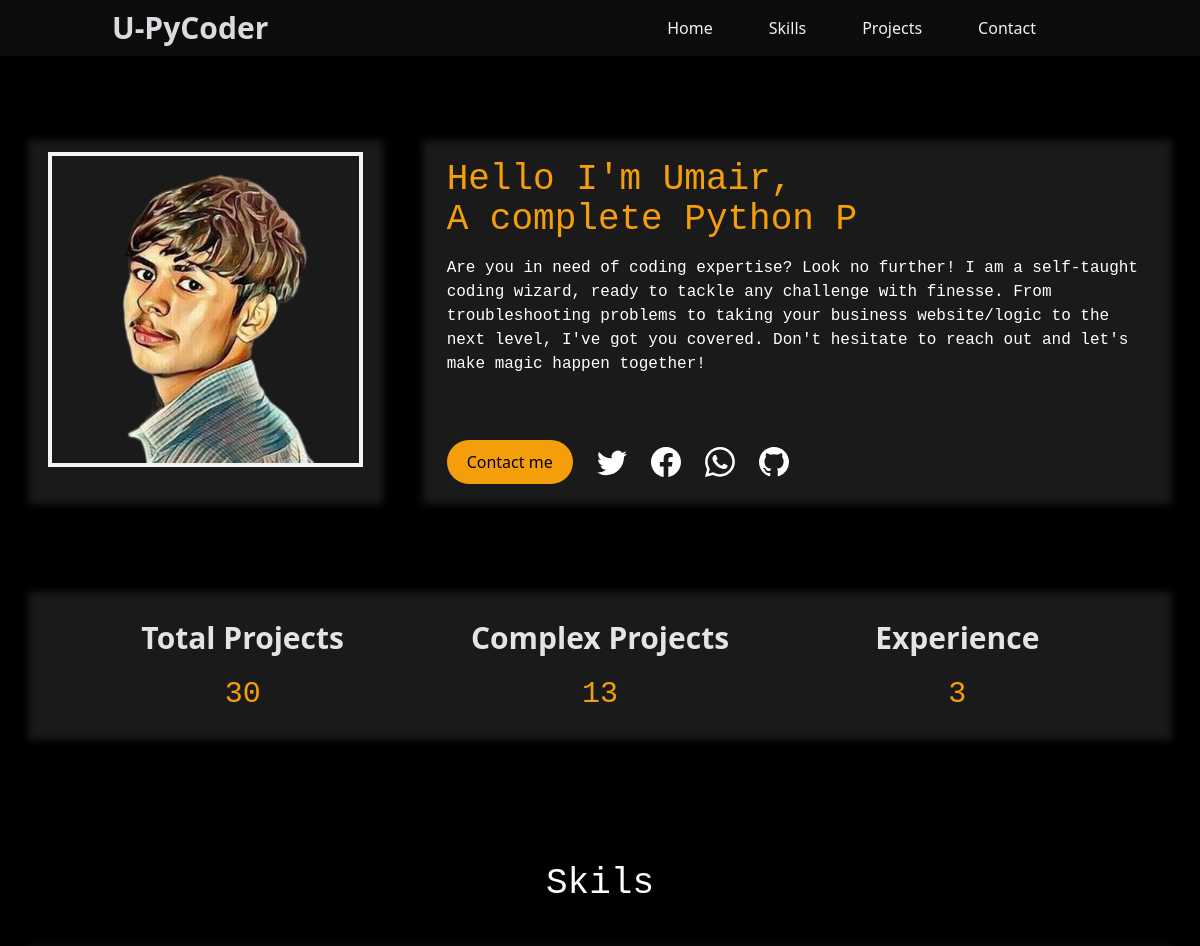
/ (upper part), run on an earlier commit of the app's database.
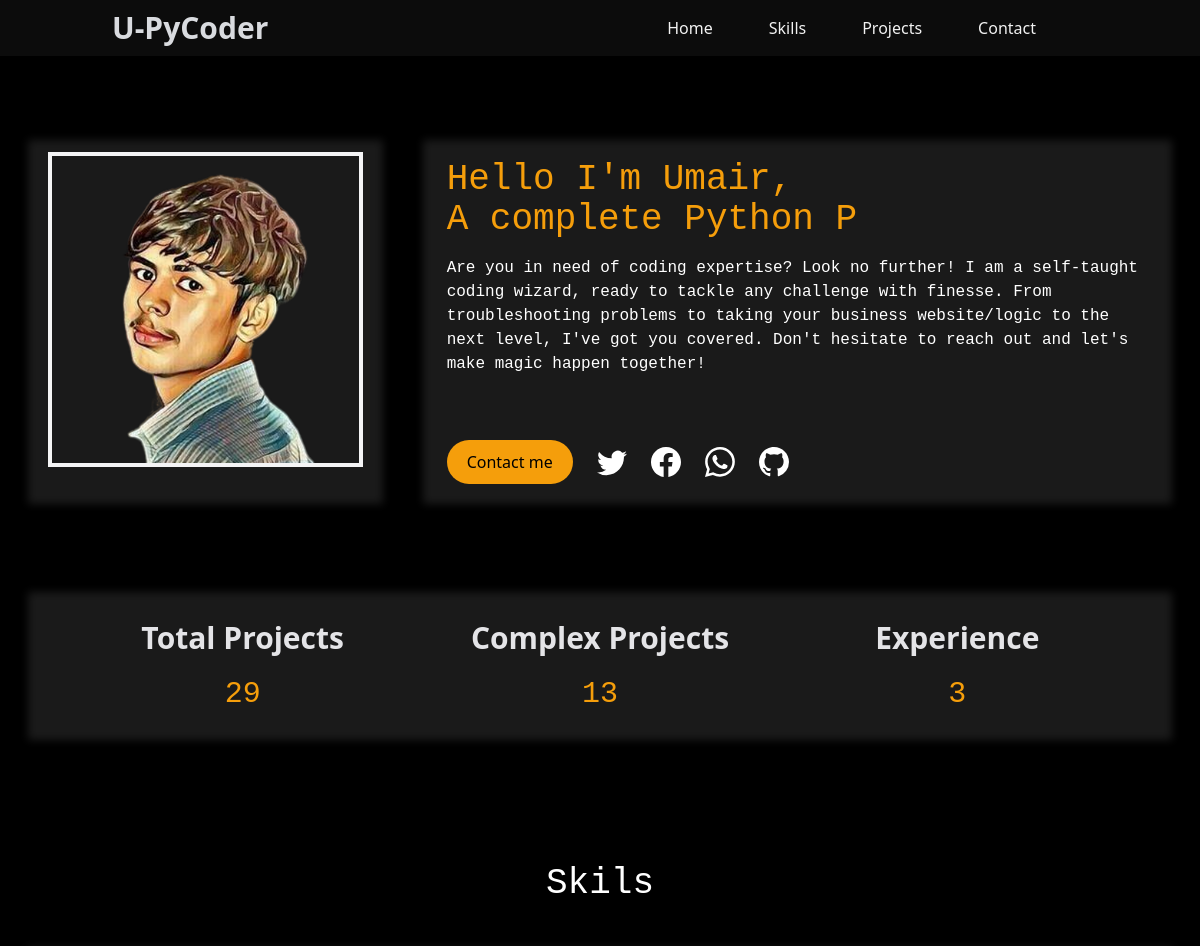
And on a later commit of the database.
### app/models.py (models this page shows)
class projectscount(models.Model):
    total = models.IntegerField()
    complex = models.IntegerField()
    experience = models.CharField(max_length=20)

### app/views.py (the view, shortened to what this page needs)
# urls.py: path('',index,name='index'),
def index(request):
    cached_data = cache.get('index_data')
    if cached_data is None:
        print("data cached")
        nav = ['Home', 'Skills', 'Projects', 'Contact']
        photo = projectsphoto.objects.all()
        count = projectscount.objects.all()
        cache.set('index_data', {'nav': nav, 'photo': photo, 'count': count})
    else:
        print("already cached data used ")
        nav = cached_data['nav']
        photo = cached_data['photo']
        count = cached_data['count']
    return render(request, 'index.html', {'nav': nav, 'photo': photo, 'count': count})

### templates/index.html (shortened to what this page needs)
{% extends 'base.html' %}
{% block content %}
{% include 'nav.html' %}
  {% include 'hero.html' %}
 {% include 'skills.html' %}
  {% endblock content %}

### templates/base.html (shortened to what this page needs)
<!DOCTYPE html>
{% load static %}
<html lang="en" class="scroll scroll-smooth">
<head>
    <script src="https://cdn.tailwindcss.com"></script>
    <link rel="stylesheet" href="https://cdn.jsdelivr.net/npm/simple-notify@1.0.4/dist/simple-notify.css" />
</head>
<body id="home" class="bg-black">
    {% block content %}
    {% endblock content %}
</body>
</html>

### templates/nav.html (shortened to what this page needs)
<nav x-data="{ isOpen: false }" class="sticky z-50  md:top-0 md:bg-white  md:bg-opacity-5 shadow-2xl md:opacity-95 md:backdrop-filter md:backdrop-blur-lg ">
  <div class="container px-6 py-2 mx-auto md:flex md:justify-between md:items-center">
      <div class="flex items-center justify-between">
          <div>
              <a class="text-2xl font-bold text-gray-200  duration-300 transform  lg:text-3xl hover:text-gray-300 transition-all ease-in-out"
                  href="#">U-PyCoder</a>
          </div>
      </div>
      <div x-cloak :class="[isOpen ? 'translate-x-0 opacity-100 ' : 'opacity-0 -translate-x-full']"
          class="absolute inset-x-0 z-20 w-full px-6  transition-all duration-300 ease-in-out bg-transparent backdrop-blur-sm  backdrop-filter md:backdrop-blur-none   md:mt-0 md:p-0 md:top-0 md:relative md:bg-transparent md:w-auto md:opacity-100 md:translate-x-0 md:flex md:items-center">
          <div class="flex flex-col md:flex-row md:mx-6">
            {% for n in nav %}
            <a class="my-2 py-2 px-3 text-white transition-all duration-700 scroll-smooth transform hover:bg-amber-500 hover:text-black rounded-lg md:mx-4 md:my-0"
               href="#{{n|lower}}">{{n}}</a>
          {% endfor %}
          </div>
      </div>
  </div>
</nav>

### templates/hero.html (shortened to what this page needs)
{% load static %}
<div  class="container scroll-smooth mx-auto max-w-4xl md:max-w-6xl mt-24 md:mt-20 ">
<div class="grid grid-cols-1 justify-center md:grid-cols-3 mx-auto gap-8  ">
<div class="relative md:col-span-2">
<div class="absolute bg-white opacity-10 inset-1  blur-sm"></div>
<div class="px-7 py-4 relative items-center my-2 rounded-lg text-white p-2 ">
   <h1 class=" mb-4 lg:text-4xl antialiased md:3xl text-2xl font-mono sm:font-mono text-amber-500 ">Hello I'm Umair,<span class="sm:hidden">a full Stack Web Developer</span> <br> <span class="hidden sm:block">A complete <span  x-data="{ texts: ['Python Programmer','Django Developer','JavaScript Developer','Leaflet Developer', 'Ethical Hacker','Geodjango Developer'] }" x-typewriter="texts"></span> </span></h1>
   <p class="font-mono text-base ">Are you in need of coding expertise? Look no further! I am a self-taught coding wizard, ready to tackle any challenge with finesse. From troubleshooting problems to taking your business website/logic to the next level, I've got you covered. Don't hesitate to reach out and let's make magic happen together!</p>
   <div  class="flex  items-center justify-center gap-3 sm:gap-6 mt-16  lg:justify-start">
    <a href="https://wa.me/+923220721770" class="items-center justify-center w-full px-3 sm:px-5 py-2.5 text-center   duration-600 ease-in-out transition-all  rounded-full inline-flex bg-amber-500  font-medium hover:scale-95  text-black hover:border-black focus:outline-none lg:w-auto focus-visible:outline-black text-md  focus-visible:ring-black">
      Contact me
    </a>
    <a href="https://twitter.com/MrUmair_0" target="_blank" class="inline-flex items-center justify-center text-sm font-semibold duration-200 hover:text-sky-600 focus:outline-none focus-visible:outline-gray-600">
    </a>
    <a href="https://www.facebook.com/umairprince.umair.7" target="_blank" class="inline-flex items-center justify-center text-sm font-semibold  duration-200 hover:text-sky-600 focus:outline-none focus-visible:outline-gray-600">
    </a>
    <a href="https://wa.me/+923220721770" target="_blank" class="inline-flex items-center justify-center text-sm font-semibold  duration-200 hover:text-green-600 focus:outline-none focus-visible:outline-gray-600">
    </a>
    <a href="https://github.com/xtLUCIFER" target="_blank" class="inline-flex items-center justify-center text-sm font-semibold  duration-300 ease-in-out hover:text-amber-500 focus:outline-none focus-visible:outline-gray-600">
    </a>
  </div>
</div>
</div>
<div class="relative row-start-1 ">
    <div class="px-7 py-5 relative items-center rounded-lg  text-white p-2 overflow-hidden">
    <img src="{% static 'f.png' %}" alt="" class="ring-4 ring-zinc-100 hover:ring-amber-500 duration-1000">
    </div>
    </div>
</div>
</div>
{% load static %}
<div  class="container mx-auto max-w-4xl md:max-w-6xl mt-24 md:mt-20">
    <div class="grid grid-cols-1 md:grid-cols-3 justify-center mx-auto gap-8  ">
 <div class="relative col-span-3 p-3 ">
    <div class="absolute bg-white opacity-10 inset-1  blur-sm  duration-1000 "></div>
    <div class="px-7 py-5 relative items-center rounded-lg  text-white p-2 overflow-hidden">
        <div class="grid grid-cols-1 md:grid-cols-3 mx-auto   place-items-center items-center text-center text-3xl">
          <div>
            {% for count in count %}
            <h1 class="font-semibold text-zinc-200">
              Total Projects
            </h1>
            <h1 class="font-mono mt-5 text-amber-500">
              {{count.total}}
            </h1>
           </div>
           <div>
            <h1 class="font-semibold text-zinc-200">
            Complex Projects
            </h1>
            <h1 class="font-mono mt-5 text-amber-500">
              {{count.complex}}
            </h1>
           </div>
           <div>
            <h1 class="font-semibold text-zinc-200">
              Experience
            </h1>
            <h1 class="font-mono mt-5 text-amber-500">
              {{count.experience}}
            </h1>
            {% endfor %}
           </div>
        </div>
    </div>
    </div>
 </div>
     </div>

### templates/skills.html (shortened to what this page needs)
{% load static %}
<div id="skills" class="container mx-auto max-w-4xl md:max-w-6xl mt-24 md:mt-20">
    <div class="flex justify-center items-center">
        <h1 class="my-10 font-mono    md:text-4xl text-2xl text-white">Skils </h1>
    </div>
</div>

### templates/lates.html (shortened to what this page needs)
{% load static %}

What changed in the data, as far as the page shows it:
removed projectscount: total "30", complex "13", experience "3"
added projectscount: total "29", complex "13", experience "3"
